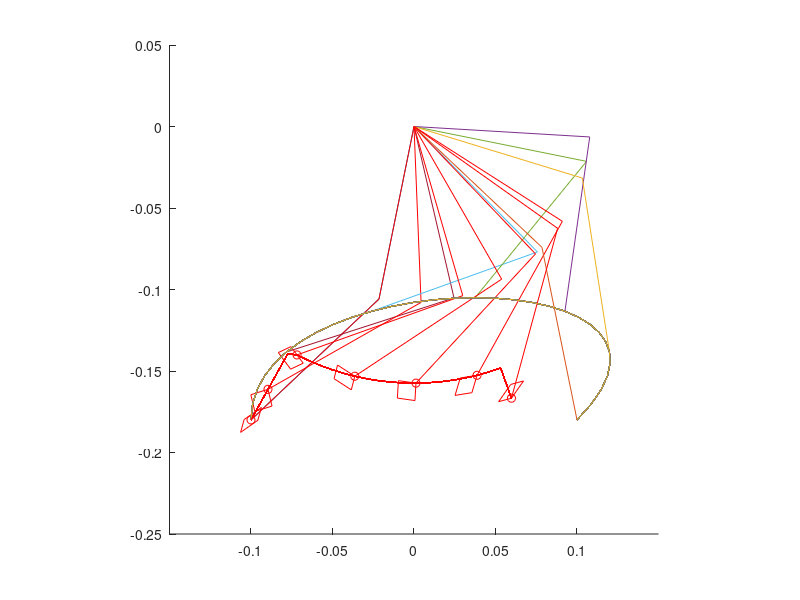

MATLAB code to generate this figure:
clear;
clf;

function [t1, t2] = inverse_kinematics(x, y, l1, l2)
  l = sqrt(x^2+y^2);
  t1 = t2 = 0;
  if (l <= (l1+l2))
    t1 = atan2(y,x) + acos((l1^2+l^2-l2^2)/(2*l2*l));
    t2 = pi + acos((l1^2+l2^2-l^2)/(2*l1*l2)) + t1;
  endif
endfunction

function [x, y] = bezier(P, t)
  B =[(1-t)^3, 3*t*(1-t)^2, 3*t^2*(1-t), t^3];
  X = B * P;
  x = X(1);
  y = X(2);
endfunction

function [xd, yd] = bezier_d(P, t)
  Bd =[-3*(1-t)^2, 3*(1-t)^2-6*t*(1-t), 6*t*(1-t)-3*t^2, 3*t^2];
  Xd = Bd * P;
  xd = Xd(1);
  yd = Xd(2);
endfunction

l1 = 0.108;
l2 = 0.108;
ratio = 0.05;
motor_velocity = 4.81; # 46rpm

P = [0, 0; 0, 0.1; 0.3, 0.1; 0.2, 0.0];
period = 0.30;

xr = -0.10;
yr = -0.18;
[t1r, t2r] = inverse_kinematics(xr, yr, l1, l2);

i = 0;
dt = 0.01;
for t = 0.0: dt/period: period/period
  [xt, yt] = bezier(P, t);
  x = xt - 0.10;
  y = yt - 0.18;

  [t1, t2] = inverse_kinematics(x, y, l1, l2);
  
  t1r = t1r + max([min([t1 - t1r, motor_velocity * dt]), -motor_velocity * dt]);
  w1r = -max([min([(t1 - t1r) / dt, motor_velocity]), -motor_velocity])/motor_velocity;
  t2r = t2r + max([min([t2 - t2r, motor_velocity * dt]), -motor_velocity * dt]);
  w2r = -max([min([(t2 - t2r) / dt, motor_velocity]), -motor_velocity])/motor_velocity;
  tor = [w1r-1 w1r-1 w1r+1 w1r+1 w1r-1; w2r-1 w2r+1 w2r+1 w2r-1 w2r-1];

  if (t1 != 0 || t2 != 0)
    i = i + 1;
    x1 = l1 * cos(t1);
    y1 = l1 * sin(t1);
    x2 = l1 * cos(t2) + x1;
    y2 = l1 * sin(t2) + y1;
    arm_x(i,:) = [0 x1 x2];
    arm_y(i,:) = [0 y1 y2];
    xdp(i) = x2;
    ydp(i) = y2;
    x1r = l1 * cos(t1r);
    y1r = l1 * sin(t1r);
    x2r = l2 * cos(t2r) + x1r;
    y2r = l2 * sin(t2r) + y1r;
    arm_xr(i,:) = [0 x1r x2r];
    arm_yr(i,:) = [0 y1r y2r];
    xdpr(i) = x2r;
    ydpr(i) = y2r;
    jaco = [-l1*sin(t1) -l2*sin(t2); l1*cos(t1) l2*cos(t2)];
	m = jaco' * tor;
	mx(i,:) = m(1,:) * ratio + x2r;
	my(i,:) = m(2,:) * ratio + y2r;
    px(i) = x2r;
    py(i) = y2r;
  endif
endfor

hold on;
axis([-0.15,0.15,-0.25,0.05],"square");
for n = 1:i
  if (mod(n - 1, 5) == 0)
    plot(arm_x(n,:), arm_y(n,:));
    plot(arm_xr(n,:), arm_yr(n,:), "r");
    plot(mx(n,:), my(n,:), "r");
    plot(px(n), py(n), ".or");
  endif
  plot(xdp, ydp);
  plot(xdpr, ydpr, "r");
end
hold off;

